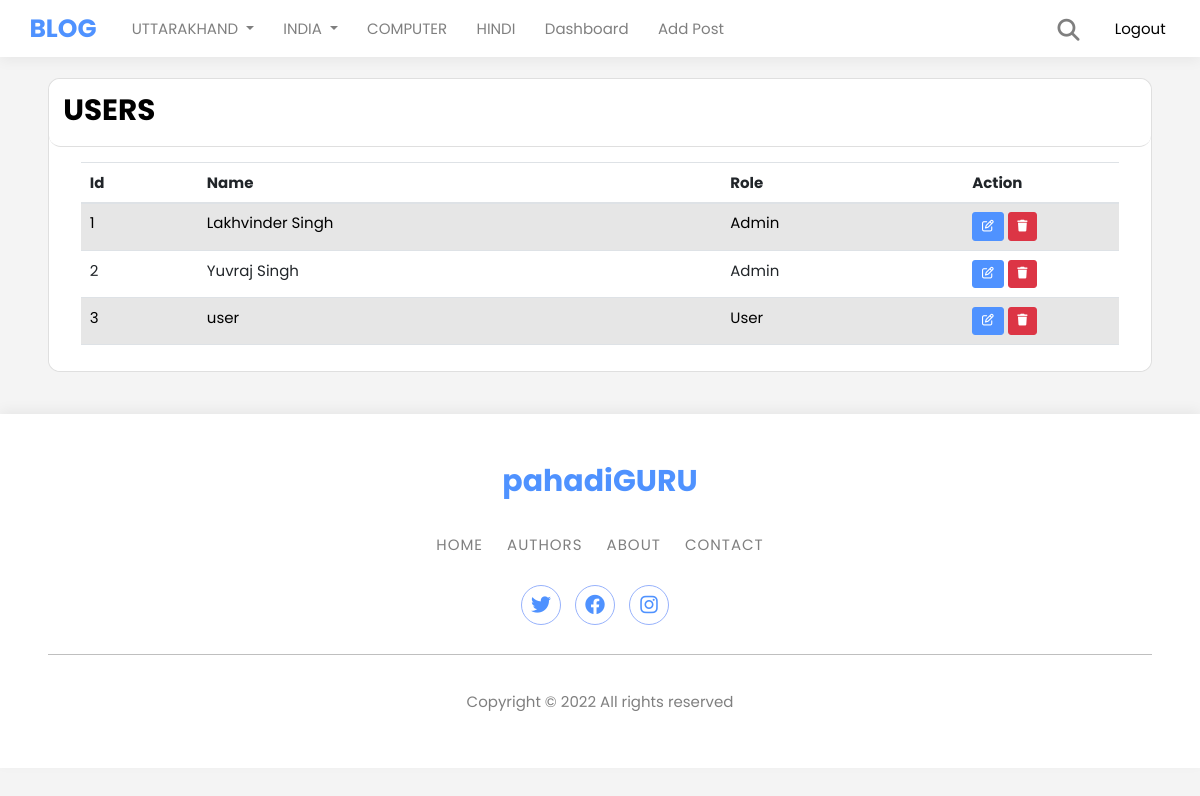
The page /admin_all_users (signed in) on the database as committed earlier.
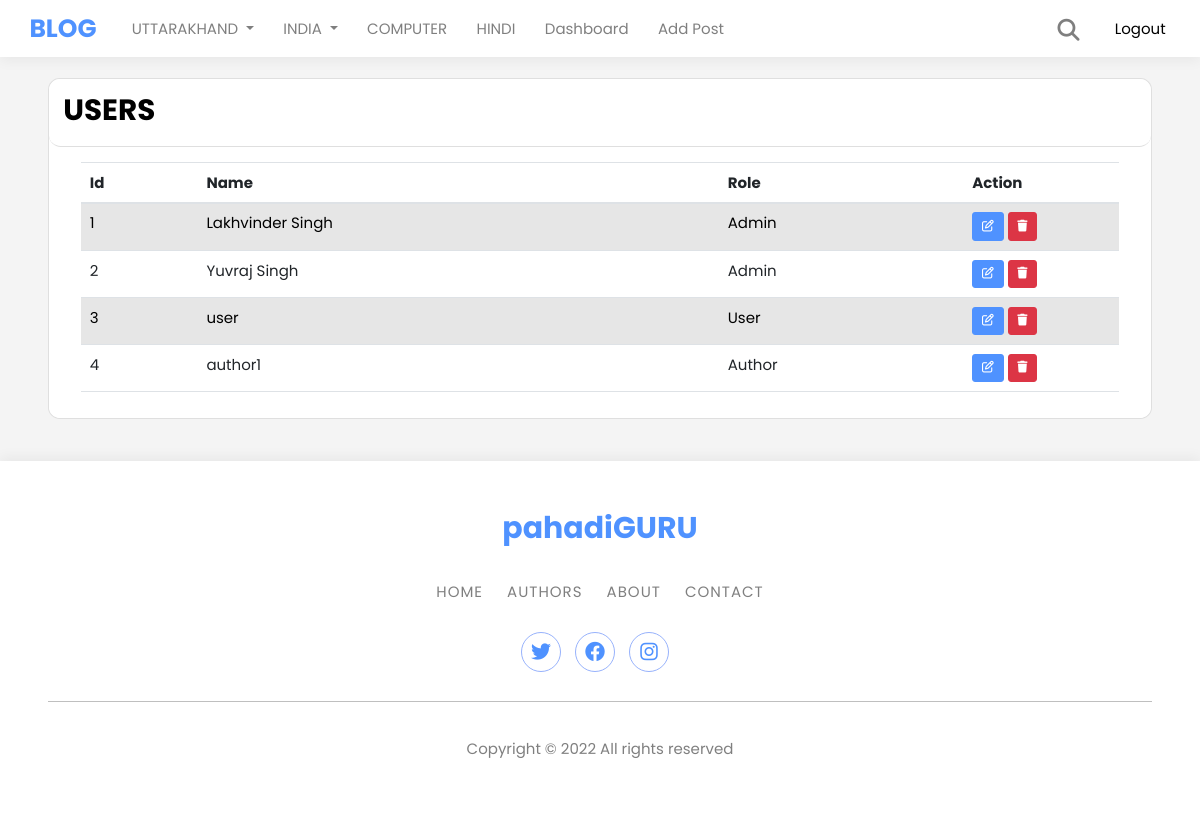
The same page on the database as committed later.
### app.py (models this page shows)
class Users(db.Model, UserMixin):
    id = db.Column(db.Integer, primary_key=True)
    username = db.Column(db.String(20), unique=True, nullable=False)
    name = db.Column(db.String(50), nullable=False)
    email = db.Column(db.String(150), nullable=False)
    phone = db.Column(db.String(50), nullable=False)
    date_added = db.Column(db.Date, default=date.today)
    about_author = db.Column(db.String(500), nullable=False)
    security_question = db.Column(db.String(50), nullable=False)
    security_answer = db.Column(db.String(50), nullable=False)
    password_hash = db.Column(db.String(128))
    role = db.Column(db.String(10), default='User')
    posts = db.relationship('Posts', backref='poster')
    likes=db.relationship('Likes',backref='user',passive_deletes=True)
    profile_pic=db.Column(db.String(), nullable=True)

### app.py (the view)
@app.route('/admin_all_users', methods=['GET', 'POST'])
@login_required
def admin_all_users():
    users = Users.query.all()
    return render_template('admin_all_users.html',users=users)

### app.py (called while the page is built)
@login_manager.user_loader
def load_user(user_id):
    return Users.query.get(int(user_id))

### templates/admin_all_users.html (shortened to what this page needs)
{% extends 'base2.html' %}
{% block content %}
<br>
<div class="card rounded-4">
    <div class="card-header rounded-4" style="display: flex; justify-content: space-between; align-items: center;">
        <div>
        <h1 class="text-uppercase font-weight-bold text-center">Users</h1>
        </div>
    </div>
    <div class="card-body rounded-4">
        <div class="container">
            <div class="row">
                <div class="col rounded-4"  style="min-width: 10.125rem;" >
                    <table class="table table-striped">
                        <thead>
                            <tr>
                                <th>Id</th>
                                <th>Name</th>
                                <th>Role</th>
                                <th style="width: 15%;">Action</th>
                            </tr>
                        </thead>
                        <tbody>
                            {% for user in users %}
                                <tr>
                                    <td>{{user.id}}</td>
                                    <td>{{user.name}}</td>
                                    <td>{{user.role}}</td>
                                    <td>
                                        <a href="{{url_for('admin_edit_user',id=user.id)}}" class="btn btn-primary"><i class="fa-regular fa-pen-to-square"></i></a>
                                        <a onclick="return confirm('Are you sure you want to delete this user?');" href="{{url_for('admin_delete_user',id=user.id)}}" class="btn btn-danger"><i class="fas fa-trash"></i></a>
                                    </td>
                                </tr>
                            {% endfor %}
                        </tbody>
                    </table>
                </div>
            </div>
        </div>
    </div>
</div>
<br>
<br>
{% endblock %}

Rows that differ between the two databases and show on the page:
added Users: id "4", name "author1", role "Author"
